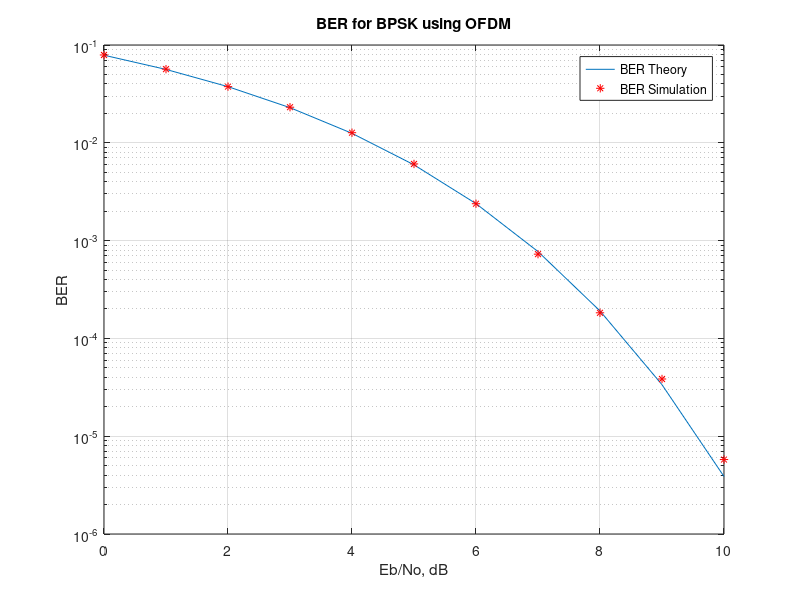

Here is the MATLAB script that generated this plot:
close all;clear;clc;
 	
fft_size = 64; 
nDSC = 52; % number of data subcarriers
nbOFDMsymb = 52; %number of bit per OFDM symbols
nSymb = 10000; % number of symbols
 
data=randi([0 1],1,nbOFDMsymb*nSymb);
%modulation
data_mod = 2*data-1;
data_mod = reshape(data_mod,nbOFDMsymb,nSymb)'; 
 
Eb_N0_dB = 0:10;
Es_N0_dB = Eb_N0_dB + 10*log10(nDSC/fft_size) + 10*log10(64/80); 
error=zeros(1,11);
for ii = 1:length(Eb_N0_dB)
 
   tx_F = [zeros(nSymb,6) data_mod(:,(1:nbOFDMsymb/2)) zeros(nSymb,1) data_mod(:,(nbOFDMsymb/2+1:nbOFDMsymb)) zeros(nSymb,5)] ;
   
   tx_ifft = (fft_size/sqrt(nDSC))*ifft(fftshift(tx_F')).';
   tx_cyclic = [tx_ifft(:,(((3/4)*fft_size)+1:fft_size)) tx_ifft];
   tx = reshape(tx_cyclic.',1,nSymb*size(tx_cyclic,2));
   %noise
   noise = 1/sqrt(2)*(randn(1,nSymb*size(tx_cyclic,2))+1i.*randn(1,nSymb*size(tx_cyclic,2)));
 
   % AWGN
   rx = sqrt(80/64)*tx + 10^(-Es_N0_dB(ii)/20)*noise;
 
   % Receiver
   rx = reshape(rx.',size(tx_cyclic,2),nSymb).'; % formatting the received vector into symbols
   rx = rx(:,(((1/4)*fft_size)+1:size(tx_cyclic,2))); % removing cyclic prefix
 
   rx_fft = (sqrt(nDSC)/fft_size)*fftshift(fft(rx.')).'; 
   rx_dem = rx_fft(:,[6+(1:nbOFDMsymb/2) 7+(nbOFDMsymb/2+1:nbOFDMsymb)]); 
 
   % BPSK demodulation
   rx_dem = 2*floor(real(rx_dem/2)) + 1;
   for jj=1:nSymb
       for kk=1:nDSC
           if(rx_dem(jj,kk)>1)
             rx_dem(jj,kk)=1;
           elseif(rx_dem(jj,kk)<-1)
              rx_dem(jj,kk)=-1; 
           end
       end
   end
   
   % converting modulated values into bits
   data_dem = (rx_dem+1)/2;
   data_dem = reshape(data_dem.',nbOFDMsymb*nSymb,1).';
 
   % counting the errors
   error(ii) = size(find(data_dem - data),2);
 
end
 
BER_simulation = error/(nSymb*nbOFDMsymb);
BER_theorical = qfunc(sqrt(2.*(10.^(Eb_N0_dB/10))));
 
figure
semilogy(Eb_N0_dB,BER_theorical,Eb_N0_dB,BER_simulation,'r*');
grid on
legend('BER Theory', 'BER Simulation');
xlabel('Eb/No, dB');ylabel('BER');title('BER for BPSK using OFDM')
